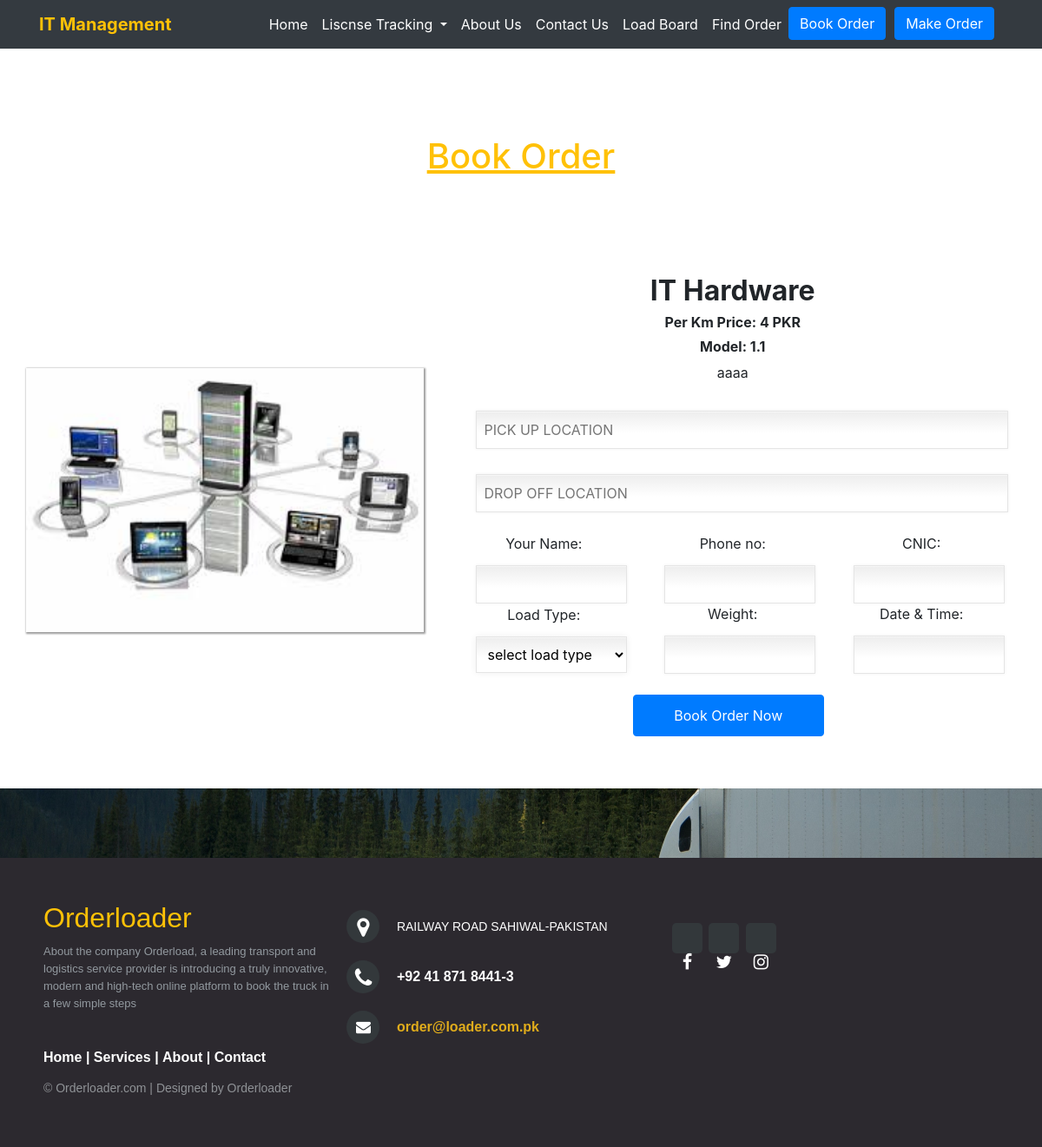
The app's page /detail.php?id=11 (signed in) with its own data.
### tables this page shows
CREATE TABLE `vehicles` (
  `id` int(13) NOT NULL,
  `menu_id` int(11) NOT NULL,
  `name` varchar(50) NOT NULL,
  `model` varchar(60) NOT NULL,
  `price` int(100) NOT NULL,
  `description` text NOT NULL,
  `img` varchar(200) NOT NULL,
  `sort` int(1) NOT NULL,
  `status` int(1) NOT NULL,
  `created_at` timestamp(6) NOT NULL DEFAULT current_timestamp(6),
  `updated_on` timestamp(6) NULL DEFAULT NULL ON UPDATE current_timestamp(6)
);

CREATE TABLE `sitedetails` (
  `id` int(2) NOT NULL,
  `sitename` varchar(25) DEFAULT NULL,
  `email` varchar(25) DEFAULT NULL,
  `address` varchar(66) DEFAULT NULL,
  `phone` varchar(25) DEFAULT NULL,
  `phone1` varchar(22) DEFAULT NULL,
  `timing` text DEFAULT NULL,
  `city` varchar(25) DEFAULT NULL,
  `logo` varchar(133) DEFAULT NULL,
  `logo1` varchar(77) DEFAULT NULL,
  `favicon` varchar(77) DEFAULT NULL,
  `link1` varchar(133) DEFAULT NULL,
  `link2` varchar(131) DEFAULT NULL,
  `link3` varchar(132) DEFAULT NULL,
  `link4` varchar(135) DEFAULT NULL,
  `whatsapp` varchar(25) DEFAULT NULL,
  `about` text DEFAULT NULL,
  `timing_detail` text DEFAULT NULL,
  `api` text DEFAULT NULL,
  `status` int(1) NOT NULL,
  `created_at` timestamp NOT NULL DEFAULT current_timestamp(),
  `updated_at` timestamp NOT NULL DEFAULT current_timestamp() ON UPDATE current_timestamp()
);

### include/seo.php (called while the page is built, shortened)
<?php
    $Query = "SELECT * FROM sitedetails WHERE status = 1";
    $Result = $Conn->query($Query);
    foreach ($Result as $DataV)
    {
        $Email    = $DataV['email'];
        $Contact  = $DataV['phone'];
        $AddrB    = $DataV['address'];
        $About    = $DataV['about'];
        $FackB    = $DataV['link2'];
        $TwitB    = $DataV['link1'];
        $InstB    = $DataV['link3'];
    }
?>

### detail.php (the view, shortened to what this page needs)
<?php
include('include/config.php');
include('include/seo.php');
?>
<!DOCTYPE html>
<html>
<head>
	<?php include('include/head.php');?>
</head>
<body>
<div style="background-color:#fff ;">
	<?php include('include/header.php');?>
</div>
<div style="background-color:#fff;">
	<section class="container ourservices text-center" style="height:90px;">
		<div class="row">
			<div class="col-md-12">
				<h1 class="headerset text-warning"
					style="margin-top:0px; padding-top:0px;">
					<u>Book Order</u>
				</h1>
				<br>
			</div>
		</div>
	</section>
	<section class="container ourservices text-center" style="height:auto; margin-top:0px;">
		<div class="row">
			<?php
			$Query = "SELECT * FROM vehicles WHERE id = ".$_GET['id']." ";
			$Result = $Conn->query($Query);
			foreach($Result as $Data)
			{
			?>
			<div class="col-lg-5 col-md-5 col-sm-6 col-12 d-block m-auto">
				<div style="width:100%; box-shadow:1px 1px 2px 1px #999; margin-bottom:12px;">
					<img src="images/vehicles/<?=$Data['img']?>"
					style="width:100%; height: auto;">
				</div>
			</div>
			<div class="col-lg-7 col-md-7 col-sm-6 col-12">
				<form method="POST" action="">
					<h2 class="headtext"><?=$Data['name']?></h2>
					<h6 class="headtext">Per Km Price: <?=$Data['price']?> PKR</h6>
					<h6 class="headtext">Model: <?=$Data['model']?></h6>
					<p style="height:40px;">
						<?=$Data['description']?>
					</p>
					<input type="text" name="start_loc" placeholder="PICK UP LOCATION"
					style="width:94%;">
					<br>
					<input type="text" name="end_loc" placeholder="DROP OFF LOCATION"
					style="width:94%;">
					<br>
			<table>
				<tr>
						<td>
						<div>
					<label>Your Name:</label>
					<input type="text" name="cname" style="width: 80%">
						</div>
						</td>
							<td>
						<div>
					<label>Phone no:</label>
					<input type="text" name="phone" style="width: 80%" >
						</div>
						</td>
							<td>
						<div>
						<label>CNIC:</label>
						<input type="Text" name="cnic" style="width: 80%"/>
					</div>
						</td>
				</tr>
				<tr>
					<td>
						<div>
						<label>Load Type:</label>
				 <select class="select" name="loadtype" style="width: 80%" >
				        <option name="">select load type</option>
	             </select>
						</div>
					<td>
						<div>
						<label>Weight:</label>
						<input type="Text" name="weight" style="width: 80%"/>
						</div>
					</td>
				<td>
					<div>
						<label>Date & Time:</label>
						<input type="text" name="p_date_time" style="width: 80%"/>
					</div>
				</td>
					</tr>
			</table>
			<br>
					<center>
						<button type="submit" name="BtnOrder" class="btn btn-primary text-white"
						style="width:220px;padding:11px 25px;">
								Book Order Now
						</button>
					</center>
				</form>
			</div>
			<?php
			}
			?>
		</div>
	</section>
</div>
	<div>
		<?php include('include/footer.php');  ?>
	</div>
	</body>
</html>

### include/footer.php
<footer class="footer-distributed">
	<div class="footer-left">
		<h2>
			<span class="text-warning">
				Orderloader
			</span>
		</h2>
		<p class="footer-company-about">
			<?=$About?>
		</p>
		<br>
		<p class="footer-links">
			<a href="index.php">Home</a>
			|
			<a href="#">Services</a>
			|
			<a href="aboutus.php">About</a>
			|
			<a href="#">Contact</a>
		</p>
		<p class="footer-company-name">© Orderloader.com | Designed by Orderloader </p>
	</div>
	<div class="footer-center">
		<div>
			<i class="fa fa-map-marker"></i>
			  <p><span><?=$AddrB?></span></p>
		</div>
		<div>
			<i class="fa fa-phone"></i>
			<p><?=$Contact?></p>
		</div>
		<div>
			<i class="fa fa-envelope"></i>
			<p>
				<a href="mailto:<?=$Email?>">
					<?=$Email?>
				</a>
			</p>
		</div>
	</div>
	<div class="footer-right">
		<div class="footer-icons">
			<a href="<?=$FackB?>">
				<i class="fa fa-facebook"></i>
			</a>
			<a href="<?=$TwitB?>">
				<i class="fa fa-twitter"></i>
			</a>
			<a href="<?=$InstB?>">
				<i class="fa fa-instagram"></i>
			</a>
		</div>
	</div>
</footer>

### css/login.css (style rules this page uses)
* { margin:0; padding:0; }
body { background:#f4f4f4 url(../images/bg.jpg) repeat top left; background-size: 100% 100%; background-attachment: fixed; width: 100%; height: 600px; }
.select { border: solid 1px #E5E5E5; background: #FFFFFF; margin: 5px 30px 0px 30px; padding: 9px; display:block; font-size:16px; width:75%; background: -webkit-gradient( linear, left top, left 25, from(#FFFFFF), color-stop(4%, #EEEEEE), to(#FFFFFF) ); background: -moz-linear-gradient( top, #FFFFFF, #EEEEEE 1px, #FFFFFF 25px ); -moz-box-shadow: 0px 0px 8px #f0f0f0; -webkit-box-shadow: 0px 0px 8px #f0f0f0; box-shadow: 0px 0px 8px #f0f0f0; }

### css/Dash.css (style rules this page uses)
input[type="text"] { border: solid 1px #E5E5E5; background: #FFFFFF; margin: 5px 30px 0px 30px; padding: 9px; display:block; font-size:16px; width:27%; background: -webkit-gradient( linear, left top, left 25, from(#FFFFFF), color-stop(4%, #EEEEEE), to(#FFFFFF) ); background: -moz-linear-gradient( top, #FFFFFF, #EEEEEE 1px, #FFFFFF 25px ); -moz-box-shadow: 0px 0px 4px #f0f0f0; -webkit-box-shadow: 0px 0px 4px #f0f0f0; box-shadow: 0px 0px 4px #f0f0f0; }
.container button { margin-right:10px; }
.headerset { padding-top: 180px; box-sizing: border-box; }
.headtext { font-weight: bold; font }
.ourservices { padding: 100px 0px 60px; height: 700px; }
.ourservices h1 { margin-bottom: 75px; }
.fa { margin-top: 35px; }
* { padding:0; margin:0; }
footer { position: fixed; bottom: 0; }
.footer-distributed { background-color: #2c292f; box-sizing: border-box; width: 100%; text-align: left; font: bold 16px sans-serif; padding: 50px 50px 60px 50px; margin-top: 80px; }
.footer-distributed .footer-left, .footer-distributed .footer-center, .footer-distributed .footer-right { display: inline-block; vertical-align: top; }
.footer-distributed .footer-left { width: 30%; }
.footer-distributed h2 { margin-bottom: 10px; }
.footer-distributed .footer-links { color: #ffffff; margin: 20px 0 12px; }
.footer-distributed .footer-links a { display:inline-block; line-height: 1.8; text-decoration: none; color: inherit; }
.footer-distributed .footer-company-name { color: #8f9296; font-size: 14px; font-weight: normal; margin: 0; }
.footer-distributed .footer-center { width: 35%; }
.footer-distributed .footer-center i { background-color: #33383b; color: #ffffff; font-size: 25px; width: 38px; height: 38px; border-radius: 50%; text-align: center; line-height: 42px; margin: 10px 15px; vertical-align: middle; }
.footer-distributed .footer-center i.fa-envelope { font-size: 17px; line-height: 38px; }
.footer-distributed .footer-center p { display: inline-block; color: #ffffff; vertical-align: middle; margin:0; }
.footer-distributed .footer-center p span { display:block; font-weight: normal; font-size:14px; line-height:2; }
.footer-distributed .footer-center p a { color: #e0ac1c; text-decoration: none;; }
.footer-distributed .footer-right { width: 30%; }
.footer-distributed .footer-company-about { line-height: 20px; color: #92999f; font-size: 13px; font-weight: normal; margin: 0; }
.footer-distributed .footer-icons { margin-top: 25px; }
.footer-distributed .footer-icons a { display: inline-block; width: 35px; height: 35px; cursor: pointer; background: #33383b; border-radius: 5px; font-size: 20px; color: #ffffff; text-align: center; line-height: 35px; margin-right: 3px; margin-bottom: 5px; }

### records on screen
vehicles: img (picture), name "IT Hardware", price "4", model "1.1", description "aaaa"
sitedetails: about "About the company Orderload, a leading transport and logistics service provider is introducing a truly innovative, modern and high-tech online platform to book the truck in a few simple steps", address "RAILWAY ROAD SAHIWAL-PAKISTAN", phone "+92 41 871 8441-3", email "order@loader.com.pk"
